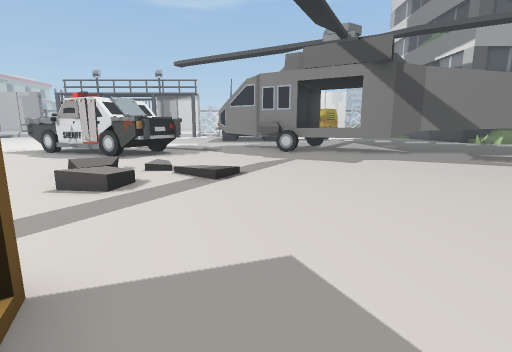
[1] (above)

24 first-person views from a walk through a 3-D level made in the Unity game engine. The camera is 1.2 m above the floor, tilts 10° down and sees 85° across. Doors are open. The floor is counted in squares, 1 m on a side. Each view is taken from the middle of a square. On the plan, view 1 faces up. The plan holds only what a view shows up to about 13 squares ahead; the rest is blank. The place goes on beyond the plan. The player character is not drawn.

[2]
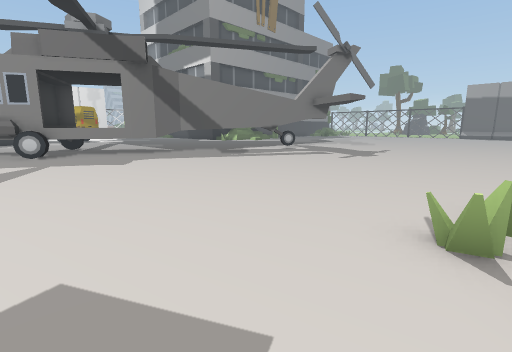

[3]
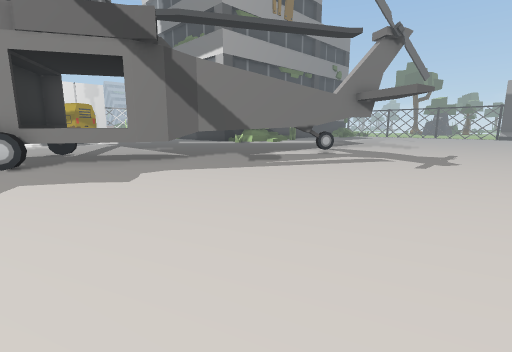

[4]
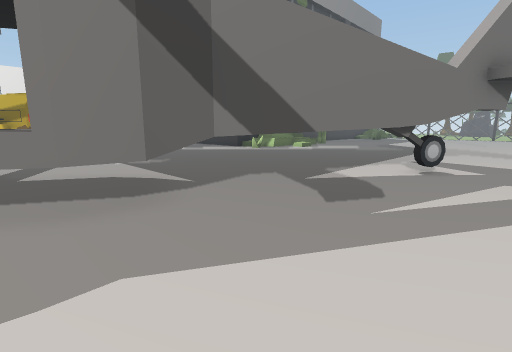

[5]
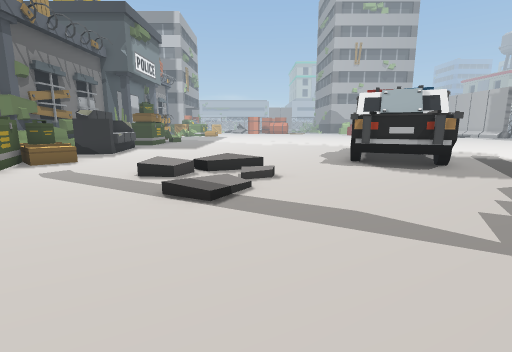

[6]
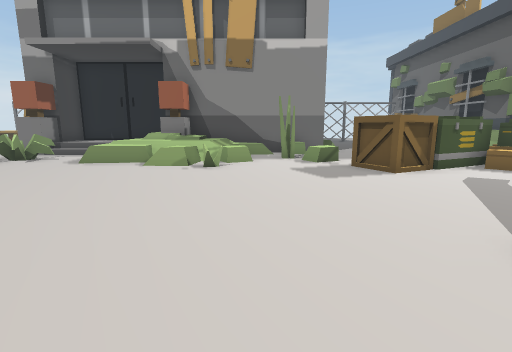

[7]
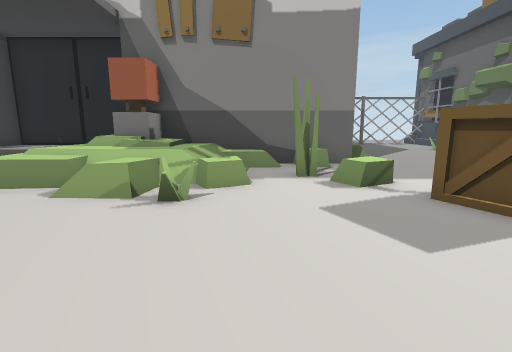

[8]
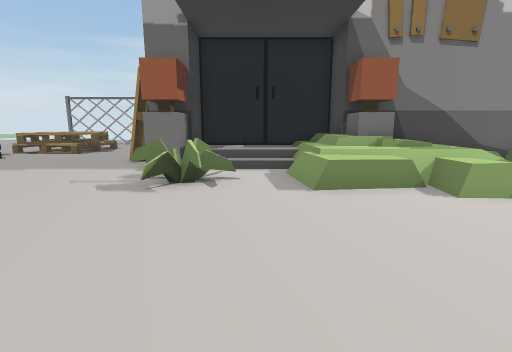

[9]
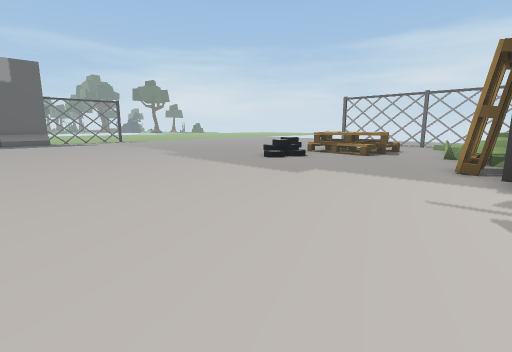

[10]
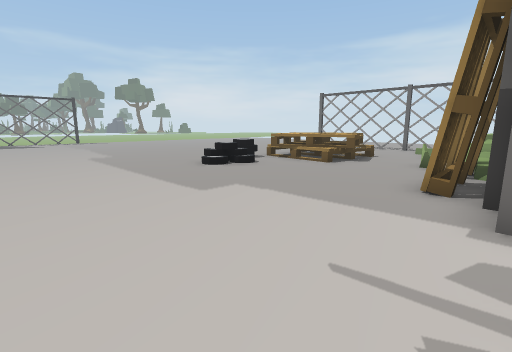

[11]
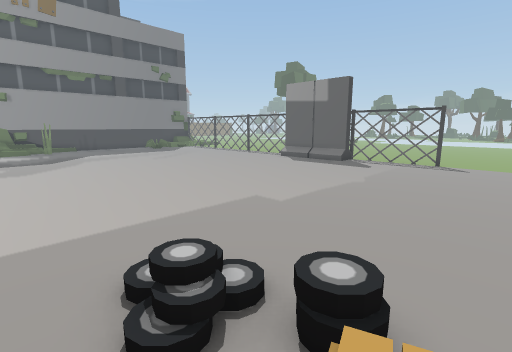

[12]
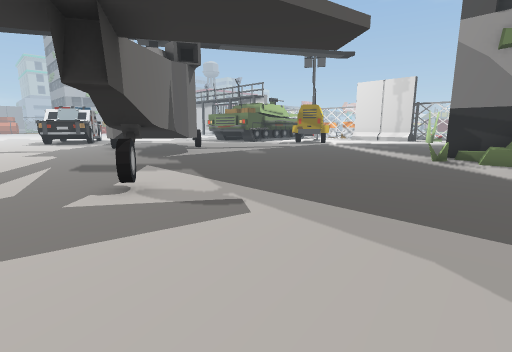

[13]
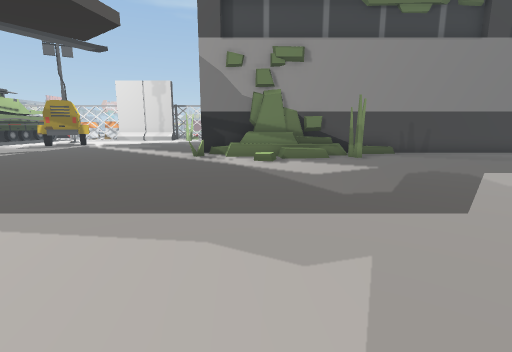

[14]
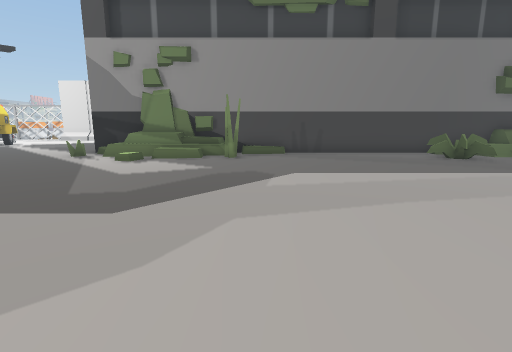

[15]
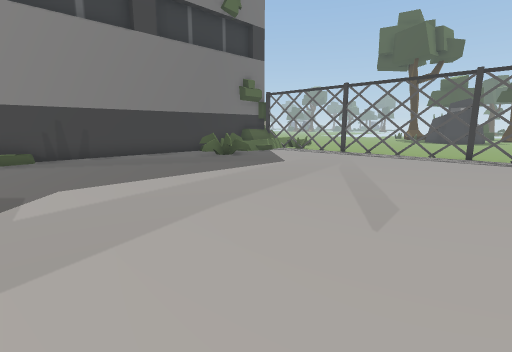

[16]
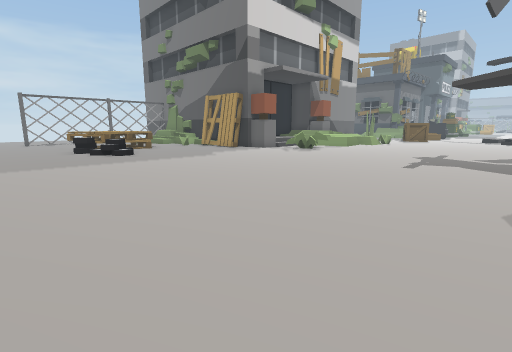

[17]
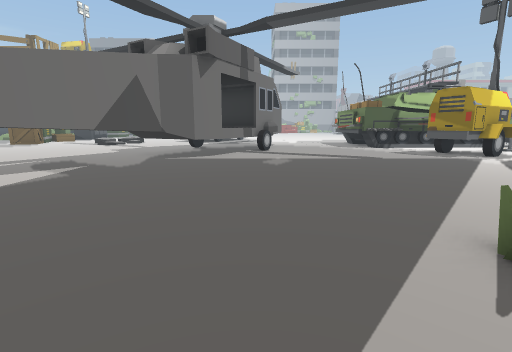

[18]
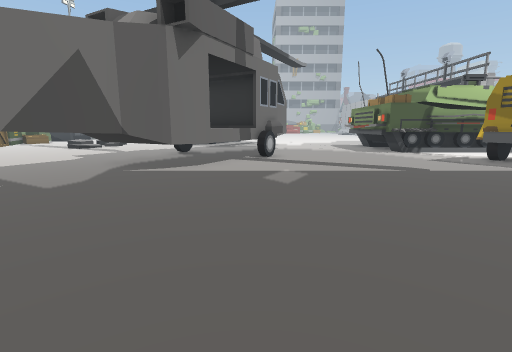

[19]
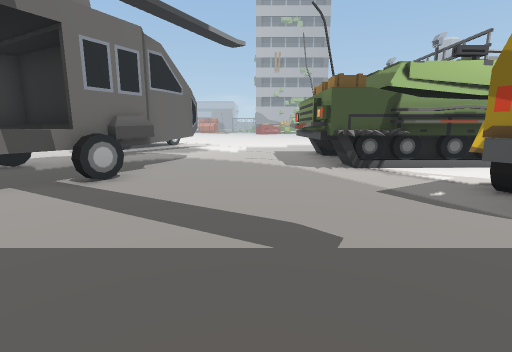

[20]
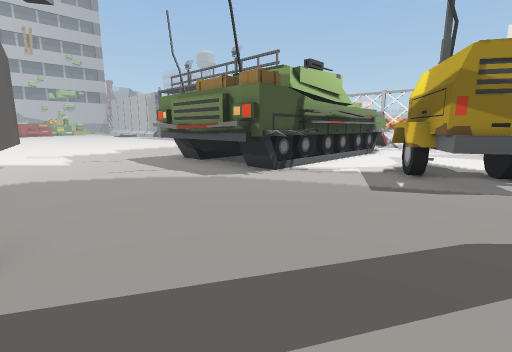

[21]
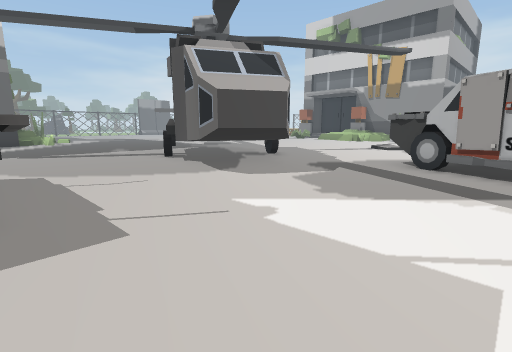

[22]
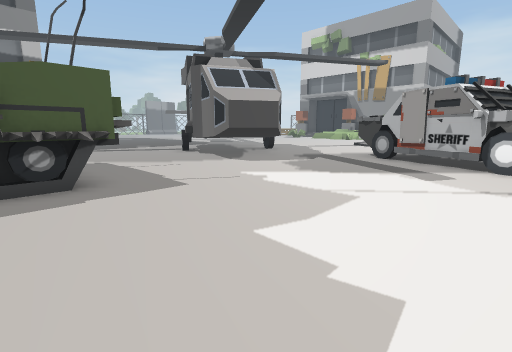

[23]
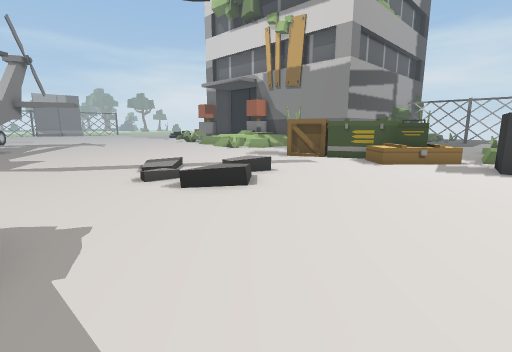

[24]
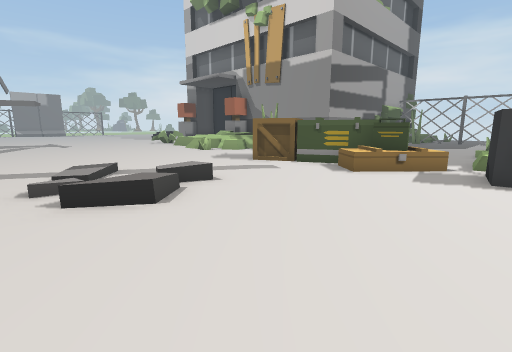

### Floor plan
Key: @ floor where view 1 was taken; # wall or solid block; x gap in a wall; . main floor; : floor 0.25 m higher than the main floor; + floor 0.5 m higher than the main floor; * floor 0.75 m higher than the main floor; / step, stairs or slope; D open door; = window, fence, low wall or low ledge; ^ raised ledge; T thing the floor can be seen under or through; O other object.
Columns run from 9 left of view 1 to 33 right of it. Each row starts with its distance up from view 1.
 25 ..... ##  ## .OOO..
 24 ......######=..O.....
 23 ......######..........
 22 ........................
 21 ........................###################
 20 ........................=#=##=O/..........O
 19 ........##...............=.////#.......===.
 18 .......######=............./...........==.
 17 .......######DDD...........................
 16 ^#.....#####^DDD...........................
 15  ###.....  #^  ^T..........................
 14  # #^#... #^^^  TT.........................
 13 ## #^^.....DDD TTTT........................
 12 .###^^......DDTTTTTTT......................
 11 ...#^#...........TTTTT.....................
 10 ....................TTTT...................
  9 ......................TT...................
  8 .....//...........................
  7 .....:./:.........................
  6 ...../O...........................
  5 .....//...........................
  4 ..................................
  3 ......................................
  2 O......O..............................
  1 OO.OOOOOO............................
  0 OOOOOOOOO@..=.+....=...................
 -1  +.    ..#..+:++ ..===.................
 -2  +.   ....#.:****:.=x...................
 -3 #:.   ......+*##*///##...................
 -4 # .  ...########*+++##....................
 -5   .  .. #      #*+++# O...../O.............
 -6   .....        ###### O...../O.............
 -7   .....               O...../OO............
 -8    ...                O#..// /...........
 -9                        =..O  O

Positions as (right, up) in squares from view 1, and headings:
1: (0, 0), facing up
2: (0, 0), facing up-right
3: (1, 3), facing up-right
4: (4, 8), facing up-right
5: (4, 8), facing left
6: (2, 9), facing down
7: (2, 5), facing down
8: (9, 5), facing down
9: (12, 4), facing down-right
10: (12, 1), facing down-right
11: (18, -8), facing up-right
12: (18, 8), facing up-left
13: (18, 8), facing up
14: (23, 8), facing up
15: (23, 9), facing up-right
16: (24, 8), facing down-left
17: (18, 17), facing left
18: (15, 17), facing left
19: (10, 21), facing left
20: (7, 18), facing up-left
21: (-7, 23), facing down-right
22: (-9, 25), facing down-right
23: (-9, 11), facing down-right
24: (-9, 9), facing down-right
